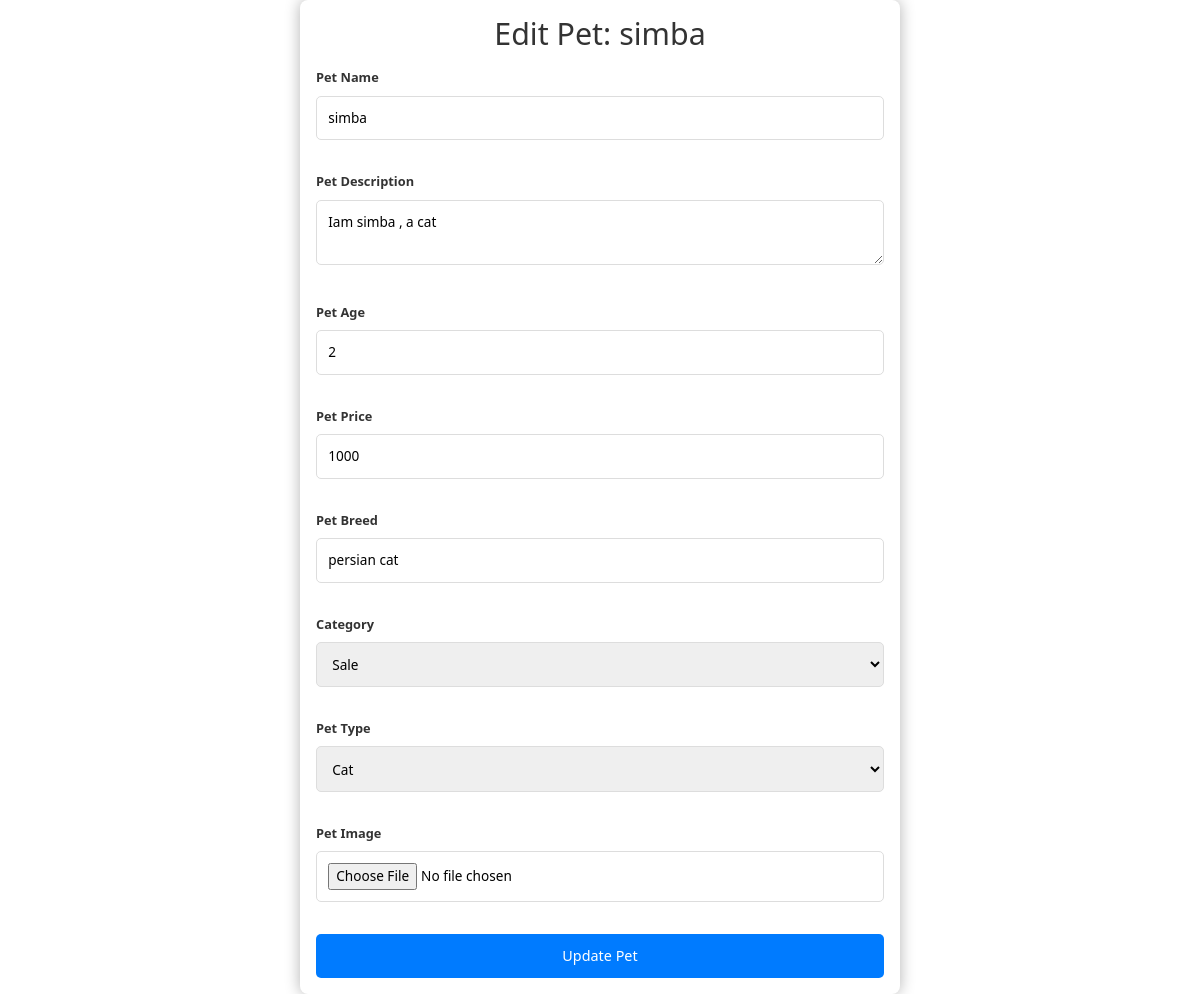
Page /pet/edit/8 on the committed database.
### app/models.py (models this page shows, shortened)
class Pet(models.Model):
    pet_name = models.CharField(max_length=100)
    pet_description = models.TextField()
    pet_age = models.IntegerField()
    pet_image = models.ImageField(upload_to='pet_images/')
    pet_price = models.IntegerField()
    pet_breed = models.CharField(max_length=100)
    category = models.ForeignKey(Category, on_delete=models.CASCADE)
    pet_type = models.ForeignKey(PetType, on_delete=models.CASCADE)
    created_at = models.DateTimeField(auto_now_add=True)

class Category(models.Model):
    name = models.CharField(max_length=100)

class PetType(models.Model):
    name = models.CharField(max_length=100)

### app/views.py (the view, shortened to what this page needs)
# urls.py: path('pet/edit/<int:pet_id>', views.edit_pet, name='edit_pet'),
def edit_pet(request, pet_id):
    pet = get_object_or_404(Pet, id=pet_id)
    categories = Category.objects.all()
    pet_types = PetType.objects.all()
    return render(request, 'user/edit_pet.html', {
        'pet': pet,
        'categories': categories,
        'pet_types': pet_types
    })

### templates/user/edit_pet.html (shortened to what this page needs)
<!DOCTYPE html>
<html lang="en">
<head>
    {% load static %}
    <link href="https://cdn.jsdelivr.net/npm/bootstrap@5.3.3/dist/css/bootstrap.min.css" rel="stylesheet">
    <link rel="stylesheet" href="{% static 'editpet.css' %}">
</head>
<body>
    <div class="container">
        <h1>Edit Pet: {{ pet.pet_name }}</h1>
        <form method="POST" enctype="multipart/form-data">
            <div class="form-group">
                <label for="pet_name">Pet Name</label>
                <input type="text" id="pet_name" name="pet_name" value="{{ pet.pet_name }}" required>
            </div>
            <div class="form-group">
                <label for="pet_description">Pet Description</label>
                <textarea id="pet_description" name="pet_description" required>{{ pet.pet_description }}</textarea>
            </div>
            <div class="form-group">
                <label for="pet_age">Pet Age</label>
                <input type="number" id="pet_age" name="pet_age" value="{{ pet.pet_age }}" required>
            </div>
            <div class="form-group">
                <label for="pet_price">Pet Price</label>
                <input type="number" id="pet_price" name="pet_price" value="{{ pet.pet_price }}" required>
            </div>
            <div class="form-group">
                <label for="pet_breed">Pet Breed</label>
                <input type="text" id="pet_breed" name="pet_breed" value="{{ pet.pet_breed }}" required>
            </div>
            <div class="form-group">
                <label for="category">Category</label>
                <select id="category" name="category" required>
                    {% for category in categories %}
                        <option value="{{ category.id }}" {% if category == pet.category %}selected{% endif %}>{{ category.name }}</option>
                    {% endfor %}
                </select>
            </div>
            <div class="form-group">
                <label for="pet_type">Pet Type</label>
                <select id="pet_type" name="pet_type" required>
                    {% for pet_type in pet_types %}
                        <option value="{{ pet_type.id }}" {% if pet_type == pet.pet_type %}selected{% endif %}>{{ pet_type.name }}</option>
                    {% endfor %}
                </select>
            </div>
            <div class="form-group">
                <label for="pet_image">Pet Image</label>
                <input type="file" id="pet_image" name="pet_image">
            </div>
            <button type="submit">Update Pet</button>
        </form>
    </div>
</body>
</html>

### static/editpet.css (style rules this page uses)
.container { width: 50%; margin: auto; padding: 1rem; background-color: #fff; color: #000; box-shadow: 0 0 15px rgba(0, 0, 0, 0.3); border-radius: 8px; }
h1 { text-align: center; color: #333; margin-bottom: 1rem; font-size: 1.9rem; }
label { font-size: 0.8rem; font-weight: bold; display: block; margin-bottom: 0.5rem; color: #333; }
input[type="text"], input[type="number"], textarea, select, input[type="file"] { width: 100%; padding: 0.7rem; margin-bottom: 1rem; border: 1px solid #ddd; border-radius: 5px; font-size: 0.85rem; }
textarea { resize: vertical; }
button { background-color: #007bff; color: #fff; padding: 0.7rem 1.2rem; border: none; border-radius: 5px; cursor: pointer; font-size: 0.9rem; width: 100%; }
.form-group { margin-bottom: 1rem; }

### rows in the picture
Pet: pet_name "simba", pet_description "Iam simba , a cat", pet_age "2", pet_price "1000", pet_breed "persian cat", category "Sale", pet_type "Cat"
